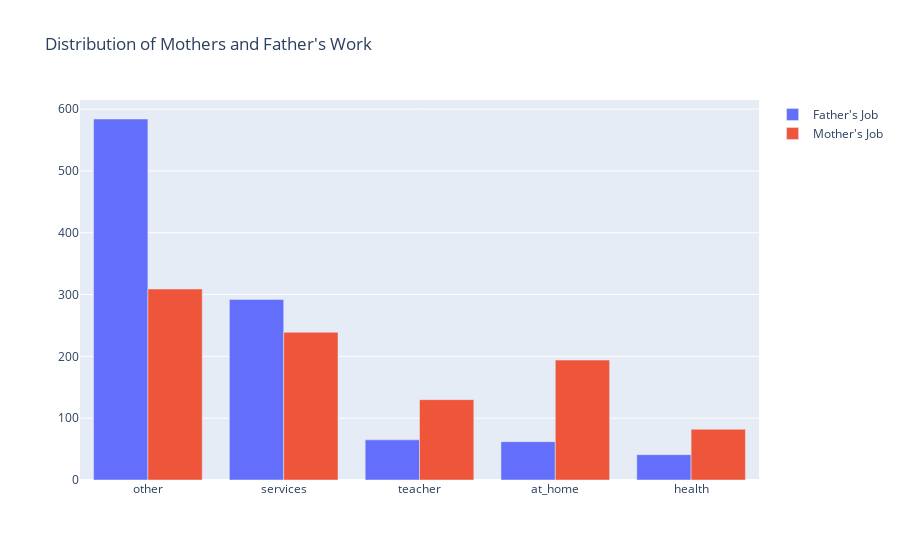

This figure's notebook cell:
### Code cell
Fjob= ['other', 'services', 'teacher', 'at_home', 'health']
Mjob= ['other', 'services', 'at_home', 'teacher', 'health']
fig= go.Figure(data= [
    go.Bar(name= "Father's Job", x= Fjob, y= [584, 292, 65, 62, 41]),
    go.Bar(name= "Mother's Job", x= Mjob, y= [309, 239, 194, 130, 82])
])
# Change the bar mode
fig.update_layout(barmode='group', title= "Distribution of Mothers and Father's Work")
fig.show()

### Figure 1 — Plotly figure (JSON) as saved in the notebook; plotly's stock layout.template omitted (floating-point values rounded to 4 significant figures)
{"data": [{"name": "Father's Job", "type": "bar", "x": ["other", "services", "teacher", "at_home", "health"], "y": [584, 292, 65, 62, 41]}, {"name": "Mother's Job", "type": "bar", "x": ["other", "services", "at_home", "teacher", "health"], "y": [309, 239, 194, 130, 82]}], "layout": {"barmode": "group", "title": {"text": "Distribution of Mothers and Father's Work"}}}
